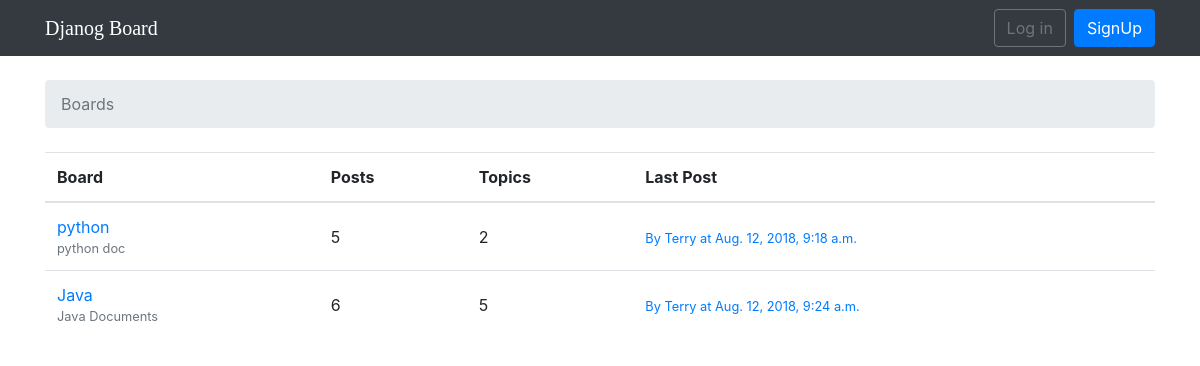
The page / on the database its author committed.
### djforum/models.py (models this page shows, shortened)
class Board(models.Model):
	name = models.CharField(max_length = 255)
	description = models.CharField(max_length = 255)
	def get_posts_count(self):
		return Post.objects.filter(topic__board=self).count()
	def get_last_post(self):
		return Post.objects.filter(topic__board=self).order_by('-created_at').first()

class Post(models.Model):
	message = models.CharField(max_length = 4000)
	topic = models.ForeignKey(Topic, on_delete = models.CASCADE, related_name = 'posts')
	created_at = models.DateTimeField(auto_now_add = True, null = True)
	updated_at = models.DateTimeField(null = True)
	created_by = models.ForeignKey(User, on_delete = models.CASCADE, related_name = 'posts')
	updated_by = models.ForeignKey(User, on_delete = models.CASCADE, null = True, related_name = '+')

### djforum/views.py (the view)
# urls.py: path('', views.BoardListView.as_view(), name = 'home'),
class BoardListView(ListView):
	 model = Board
	 context_object_name = 'boards'
	 template_name = 'home.html'

### templates/home.html
{% extends 'base.html' %}
{% block breadcrumb %}
	<li class="breadcrumb-item active">Boards</li>
{% endblock %}
{% block content %}
	<table class="table">
		<thead class="thead-inverse">
			<tr>
				<th>Board</th>
				<th>Posts</th>
				<th>Topics</th>
				<th>Last Post</th>
			</tr>
		</thead>
		<tbody>
			{% for board in boards %}
			<tr>
				<td>
					<a href="{% url 'board_topics' board.pk %}">{{ board.name }}</a>
					<small class="text-muted d-block">{{board.description}}</small>
				</td>
				<td class="align-middle">{{board.get_posts_count}}</td>
				<td class="align-middle">{{board.topics.count}}</td>
				<td class="align-middle">
					{% with post=board.get_last_post %}
						{% if post %}
							<small>
								<a href="{% url 'topic_posts' board.pk post.topic.pk %}">By {{post.created_by.username}} at {{post.created_at}}</a>
							</small>
						{% else %}
							<small class="text-muted">
								<em>No posts yet</em>
							</small>
						{% endif %}
					{% endwith %}
				</td>
			</tr>
			{% endfor %}
		</tbody>
	</table>
{% endblock content %}

### rows shown on the page
Board: name "python", description "python doc", get_posts_count "5", topics.count "2", get_last_post.created_by.username "Terry", get_last_post.created_at "Aug. 12, 2018, 9:18 a.m."
Board: name "Java", description "Java Documents", get_posts_count "6", topics.count "5", get_last_post.created_by.username "Terry", get_last_post.created_at "Aug. 12, 2018, 9:24 a.m."
